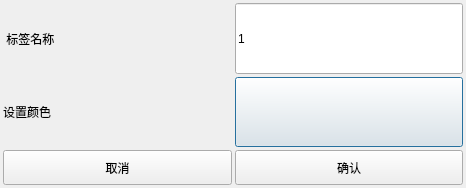
<?xml version="1.0" encoding="UTF-8"?>
<ui version="4.0">
 <class>SetLabelName</class>
 <widget class="QDialog" name="SetLabelName">
  <property name="geometry">
   <rect>
    <x>0</x>
    <y>0</y>
    <width>466</width>
    <height>188</height>
   </rect>
  </property>
  <property name="windowTitle">
   <string>标签设置</string>
  </property>
  <layout class="QGridLayout" name="gridLayout" columnstretch="1,1">
   <property name="leftMargin">
    <number>3</number>
   </property>
   <property name="topMargin">
    <number>3</number>
   </property>
   <property name="rightMargin">
    <number>3</number>
   </property>
   <property name="bottomMargin">
    <number>3</number>
   </property>
   <property name="spacing">
    <number>3</number>
   </property>
   <item row="0" column="0">
    <widget class="QLabel" name="label">
     <property name="sizePolicy">
      <sizepolicy hsizetype="Preferred" vsizetype="Ignored">
       <horstretch>0</horstretch>
       <verstretch>0</verstretch>
      </sizepolicy>
     </property>
     <property name="text">
      <string> 标签名称</string>
     </property>
    </widget>
   </item>
   <item row="0" column="1">
    <widget class="QLineEdit" name="lineEdit">
     <property name="sizePolicy">
      <sizepolicy hsizetype="Expanding" vsizetype="Ignored">
       <horstretch>0</horstretch>
       <verstretch>0</verstretch>
      </sizepolicy>
     </property>
     <property name="text">
      <string>1</string>
     </property>
    </widget>
   </item>
   <item row="1" column="0">
    <widget class="QLabel" name="label_2">
     <property name="sizePolicy">
      <sizepolicy hsizetype="Preferred" vsizetype="Ignored">
       <horstretch>0</horstretch>
       <verstretch>0</verstretch>
      </sizepolicy>
     </property>
     <property name="text">
      <string>设置颜色</string>
     </property>
    </widget>
   </item>
   <item row="1" column="1">
    <widget class="QPushButton" name="PB_SetColor">
     <property name="sizePolicy">
      <sizepolicy hsizetype="Minimum" vsizetype="Ignored">
       <horstretch>0</horstretch>
       <verstretch>0</verstretch>
      </sizepolicy>
     </property>
     <property name="styleSheet">
      <string notr="true"/>
     </property>
     <property name="text">
      <string/>
     </property>
    </widget>
   </item>
   <item row="2" column="0">
    <widget class="QPushButton" name="PB_Cancle">
     <property name="minimumSize">
      <size>
       <width>0</width>
       <height>35</height>
      </size>
     </property>
     <property name="maximumSize">
      <size>
       <width>16777215</width>
       <height>35</height>
      </size>
     </property>
     <property name="text">
      <string>取消</string>
     </property>
    </widget>
   </item>
   <item row="2" column="1">
    <widget class="QPushButton" name="PB_Confirm">
     <property name="minimumSize">
      <size>
       <width>0</width>
       <height>35</height>
      </size>
     </property>
     <property name="maximumSize">
      <size>
       <width>16777215</width>
       <height>35</height>
      </size>
     </property>
     <property name="text">
      <string>确认</string>
     </property>
    </widget>
   </item>
  </layout>
 </widget>
 <resources/>
 <connections/>
</ui>
